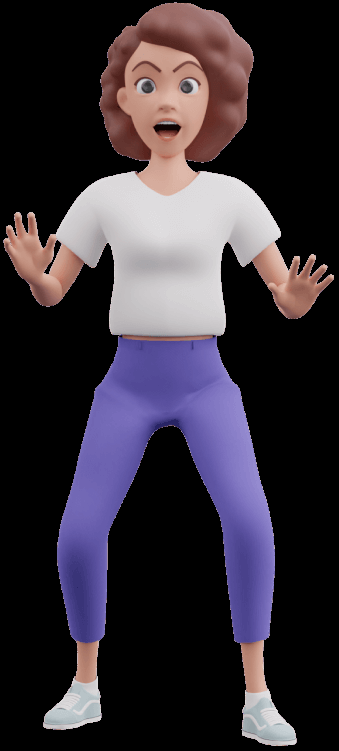
#> input picture dist/assets/404-CMId8yPf.png, 339 x 751 px
$ python bg_remove.py dist/assets/404-CMId8yPf.png dist/assets/techlovers-illustration-CMzxyAyi.png
#> lines starting #> are read from the running program, lines starting #| are printed output that depends on the picture
import cv2
import numpy as np
import sys

def remove_background(input_path, output_path):
#> called with input_path = 'dist/assets/404-CMId8yPf.png'
    print(f"Processing {input_path}")
    # Read image
    img = cv2.imread(input_path)
#> img is the input picture: shape (751, 339, 3); mean B, G, R 57.2, 48.1, 55.2
    if img is None:
        print("Error: Could not read image.")
        return

    # Convert to grayscale
    gray = cv2.cvtColor(img, cv2.COLOR_BGR2GRAY)
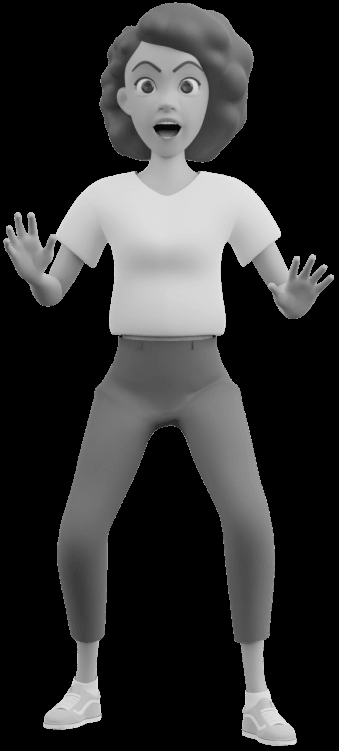
#> gray: shape (751, 339); min 0, max 228, mean 51.3

    # In this case (assuming it's a logo on a white/light background from feeling),
    # we threshold it. Since the user said "without white background":
    # Let's create a mask where white is the background

    # Blur slightly to reduce noise
    blurred = cv2.GaussianBlur(gray, (5, 5), 0)

    # Threshold: values > 240 (near white) become 0 (black/bg), values < 240 become 255 (white/fg)
    _, mask = cv2.threshold(blurred, 240, 255, cv2.THRESH_BINARY_INV)
#> mask: shape (751, 339); every value is 255

    # Optional: Morphological operations to clean up the mask
    kernel = np.ones((3,3), np.uint8)
    mask = cv2.morphologyEx(mask, cv2.MORPH_OPEN, kernel, iterations=1)
    mask = cv2.morphologyEx(mask, cv2.MORPH_CLOSE, kernel, iterations=1)

    # Create an alpha channel based on the mask
    b, g, r = cv2.split(img)
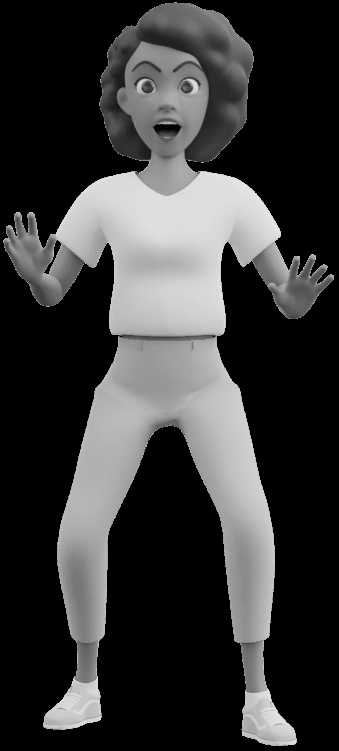
#> b: shape (751, 339); min 0, max 229, mean 57.2
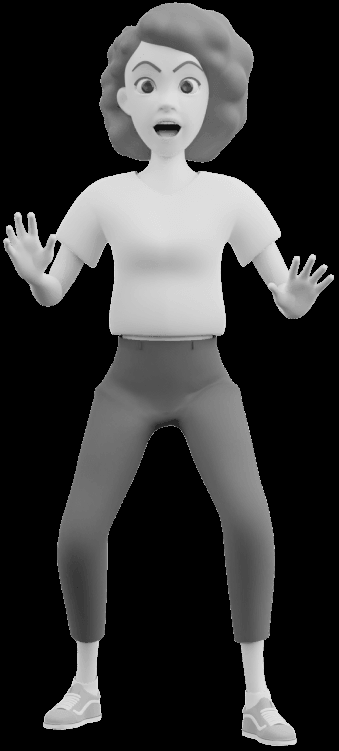
#> r: shape (751, 339); min 0, max 229, mean 55.2
    rgba = [b, g, r, mask]
    dst = cv2.merge(rgba, 4)

    # Save the output
    cv2.imwrite(output_path, dst)
    print(f"Saved processed image to {output_path}")

if __name__ == "__main__":
    if len(sys.argv) < 3:
        print("Usage: python bg_remove.py <input> <output>")
        sys.exit(1)
    remove_background(sys.argv[1], sys.argv[2])
